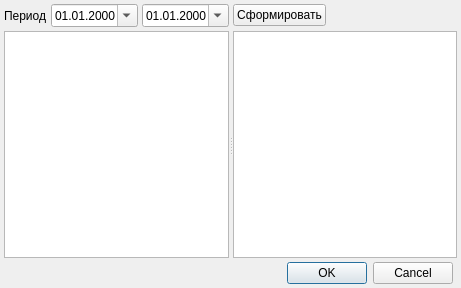
<?xml version="1.0" encoding="UTF-8"?>
<ui version="4.0">
 <class>TreatmentScheduleDialog</class>
 <widget class="QDialog" name="TreatmentScheduleDialog">
  <property name="geometry">
   <rect>
    <x>0</x>
    <y>0</y>
    <width>461</width>
    <height>288</height>
   </rect>
  </property>
  <property name="windowTitle">
   <string>Dialog</string>
  </property>
  <layout class="QGridLayout" name="gridLayout">
   <property name="margin">
    <number>4</number>
   </property>
   <property name="spacing">
    <number>4</number>
   </property>
   <item row="0" column="0">
    <widget class="QLabel" name="lblPeriod">
     <property name="text">
      <string>Период</string>
     </property>
    </widget>
   </item>
   <item row="0" column="1">
    <widget class="CDateEdit" name="edtBegDate">
     <property name="displayFormat">
      <string>dd.MM.yyyy</string>
     </property>
     <property name="calendarPopup">
      <bool>true</bool>
     </property>
    </widget>
   </item>
   <item row="0" column="2">
    <widget class="CDateEdit" name="edtEndDate">
     <property name="displayFormat">
      <string>dd.MM.yyyy</string>
     </property>
     <property name="calendarPopup">
      <bool>true</bool>
     </property>
    </widget>
   </item>
   <item row="0" column="3">
    <widget class="QPushButton" name="btnGenerate">
     <property name="text">
      <string>Сформировать</string>
     </property>
    </widget>
   </item>
   <item row="0" column="4">
    <spacer name="horizontalSpacer_3">
     <property name="orientation">
      <enum>Qt::Horizontal</enum>
     </property>
     <property name="sizeHint" stdset="0">
      <size>
       <width>40</width>
       <height>20</height>
      </size>
     </property>
    </spacer>
   </item>
   <item row="1" column="0" colspan="6">
    <widget class="QSplitter" name="splitter">
     <property name="orientation">
      <enum>Qt::Horizontal</enum>
     </property>
     <widget class="CTreatmentScheduleInDocTableView" name="tblTreatmentSchedule"/>
     <widget class="QTableView" name="tblTreatmentColorType"/>
    </widget>
   </item>
   <item row="2" column="0" colspan="5">
    <widget class="QDialogButtonBox" name="buttonBox">
     <property name="standardButtons">
      <set>QDialogButtonBox::Cancel|QDialogButtonBox::Ok</set>
     </property>
    </widget>
   </item>
  </layout>
 </widget>
 <customwidgets>
  <customwidget>
   <class>CDateEdit</class>
   <extends>QDateEdit</extends>
   <header>library/DateEdit.h</header>
  </customwidget>
  <customwidget>
   <class>CTreatmentScheduleInDocTableView</class>
   <extends>QTableView</extends>
   <header>Resources/TreatmentScheduleInDocTableView.h</header>
  </customwidget>
 </customwidgets>
 <tabstops>
  <tabstop>edtBegDate</tabstop>
  <tabstop>edtEndDate</tabstop>
  <tabstop>btnGenerate</tabstop>
 </tabstops>
 <resources/>
 <connections>
  <connection>
   <sender>buttonBox</sender>
   <signal>accepted()</signal>
   <receiver>TreatmentScheduleDialog</receiver>
   <slot>accept()</slot>
   <hints>
    <hint type="sourcelabel">
     <x>228</x>
     <y>270</y>
    </hint>
    <hint type="destinationlabel">
     <x>230</x>
     <y>143</y>
    </hint>
   </hints>
  </connection>
  <connection>
   <sender>buttonBox</sender>
   <signal>rejected()</signal>
   <receiver>TreatmentScheduleDialog</receiver>
   <slot>reject()</slot>
   <hints>
    <hint type="sourcelabel">
     <x>228</x>
     <y>270</y>
    </hint>
    <hint type="destinationlabel">
     <x>230</x>
     <y>143</y>
    </hint>
   </hints>
  </connection>
 </connections>
</ui>
